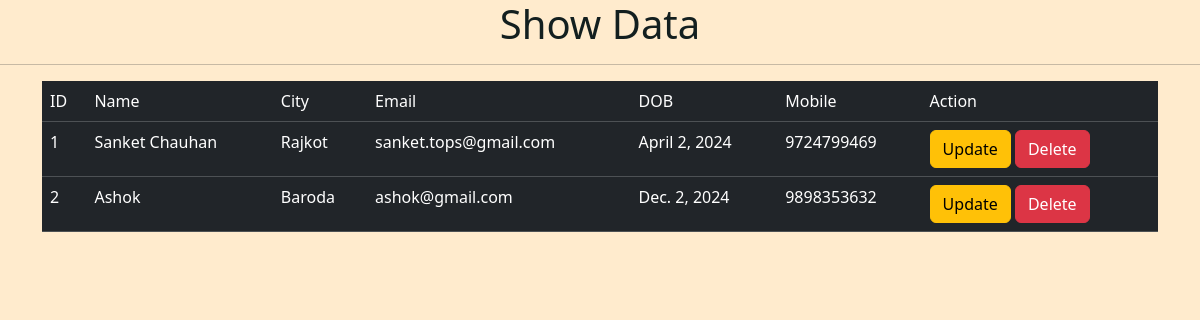
/showdata/, run on an earlier commit of the app's database.
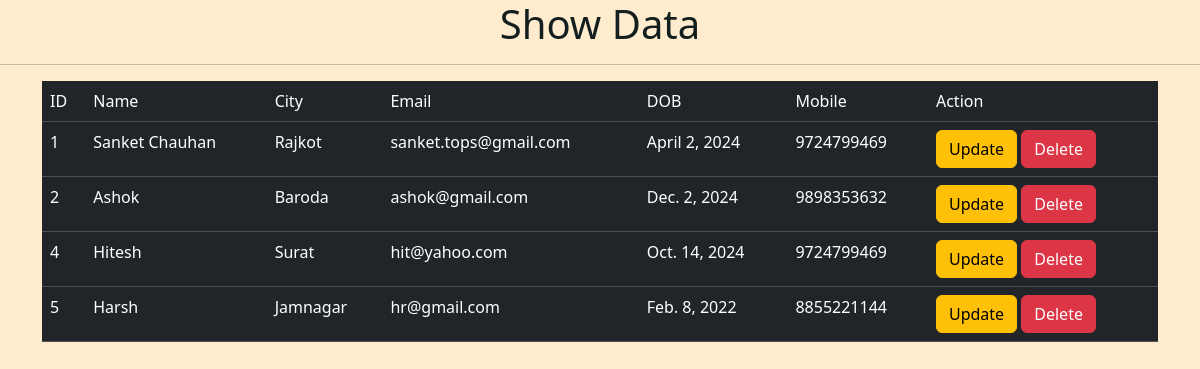
And on a later commit of the database.
### myapp/models.py (models this page shows)
class studinfo(models.Model):
    name=models.CharField(max_length=20)
    city=models.CharField(max_length=20)
    email=models.EmailField()
    dob=models.DateField()
    mobile=models.BigIntegerField()
    address=models.TextField()

### myapp/views.py (the view)
# urls.py: path('showdata/',views.showdata,name='showdata'),
def showdata(request):
    stdata=studinfo.objects.all()
    return render(request,'showdata.html',{'stdata':stdata})

### myapp/templates/showdata.html (shortened to what this page needs)
<!DOCTYPE html>
<html lang="en">
<head>
    <link href="https://cdn.jsdelivr.net/npm/bootstrap@5.3.3/dist/css/bootstrap.min.css" rel="stylesheet"
>
</head>
<body style="background-color: blanchedalmond;">
    <h1 style="text-align: center;color: rgb(19, 31, 31);">Show Data</h1>
    <hr>
    <div class="container">
        <table class="table table-dark table-hover">
            <tr>
                <td>ID</td>
                <td>Name</td>
                <td>City</td>
                <td>Email</td>
                <td>DOB</td>
                <td>Mobile</td>
                <td>Action</td>
            </tr>
            {% for i in stdata %}
            <tr>
                <td>{{i.id}}</td>
                <td>{{i.name}}</td>
                <td>{{i.city}}</td>
                <td>{{i.email}}</td>
                <td>{{i.dob}}</td>
                <td>{{i.mobile}}</td>
                <td><a class="btn btn-warning" href="/updatedata/{{i.id}}">Update</a>
                    <a class="btn btn-danger" href="/deletedata/{{i.id}}">Delete</a>
                </td>
            </tr>
            {% endfor %}
        </table>
    </div>
</body>
</html>

What changed in the data, as far as the page shows it:
added studinfo: id "4", name "Hitesh", city "Surat", email "hit@yahoo.com", dob "Oct. 14, 2024", mobile "9724799469"
added studinfo: id "5", name "Harsh", city "Jamnagar", email "hr@gmail.com", dob "Feb. 8, 2022", mobile "8855221144"
